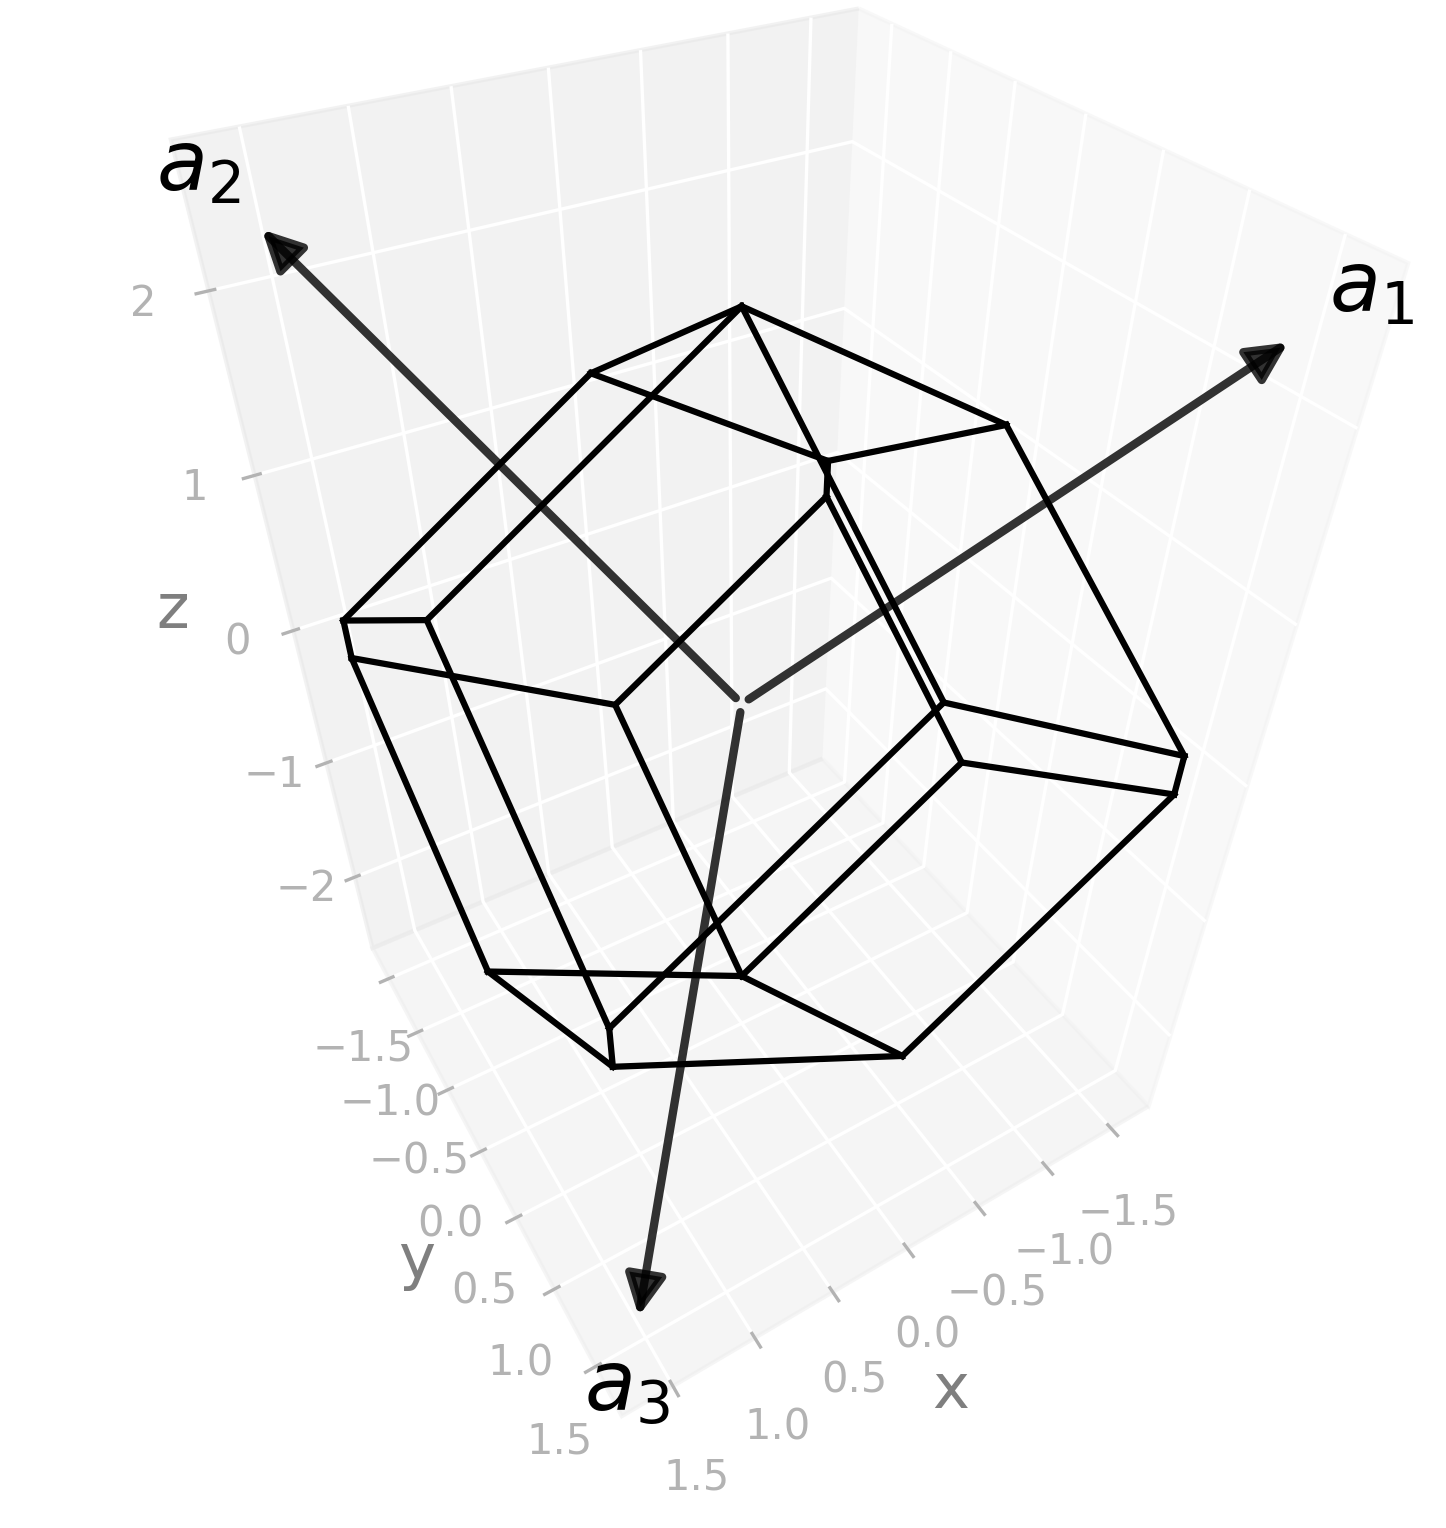

This figure's Python source:
import radtools as rad

l = rad.lattice_example(f"BCT2")
l.plot("wigner-seitz")
# Save an image:
l.savefig(
    "bct2_wigner-seitz.png",
    elev=41,
    azim=59,
    dpi=300,
   bbox_inches="tight",
)
# Interactive plot:
l.show(elev=41, azim=59)
